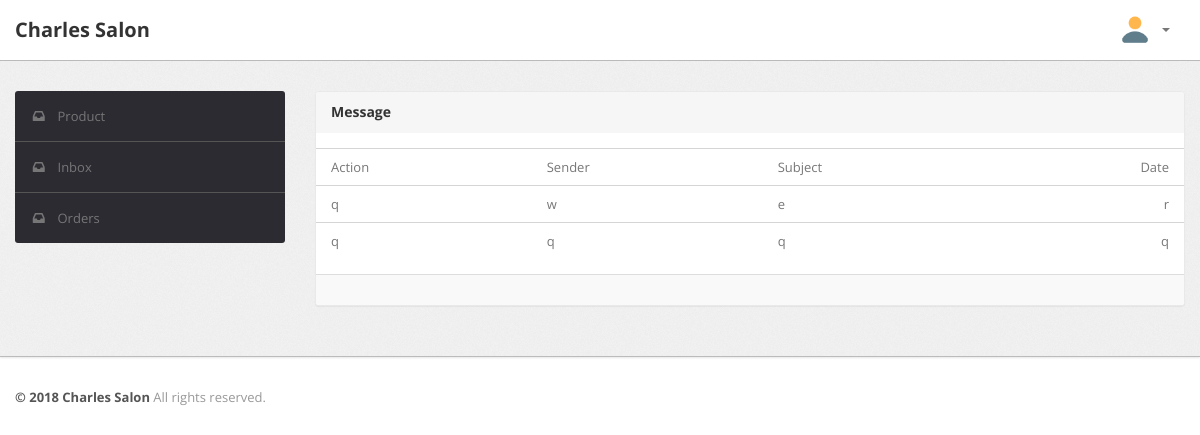
Page /inbox.php on the earlier database version.
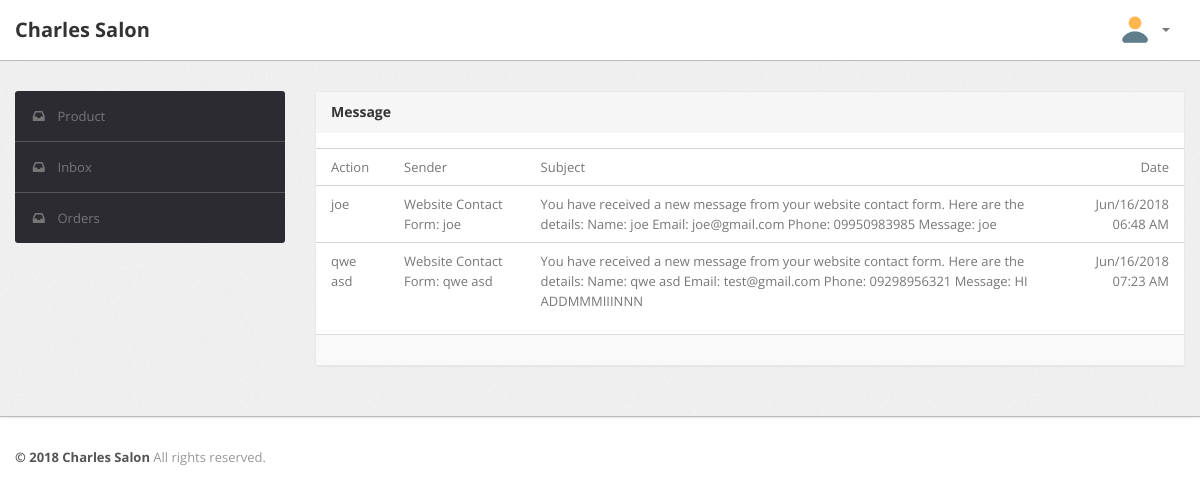
Same page on the later database version.
### tables this page shows
CREATE TABLE IF NOT EXISTS `inbox` (
  `id` int(11) NOT NULL AUTO_INCREMENT,
  `name` varchar(250) NOT NULL,
  `subject` varchar(250) NOT NULL,
  `body` varchar(250) NOT NULL,
  `date` varchar(250) NOT NULL,
  PRIMARY KEY (`id`)
);

### database/connect.php (called while the page is built, shortened)
<?php
function connection()
{
	$conn = mysqli_connect("localhost", "root", "", "salon");
	return $conn;
}

### repository/contact.php (the view, shortened to what this page needs)
<?php
include 'database/connect.php';
	?>
	<?php
function msglist()
{
	$sql = "SELECT * FROM inbox;";
	$result = mysqli_query(connection(), $sql);
	if (mysqli_num_rows($result) > 0) {
		while ($row = mysqli_fetch_assoc($result)) {
			?>
			<tr>
				<td class="cell-author hidden-phone hidden-tablet">
					<?php echo $row["name"]; ?>
				</td>
				<td class="cell-title">
					<?php echo $row["subject"]; ?>
				</td>
				<td class="cell-title">
					<?php echo $row["body"]; ?>
				</td>
				<td class="cell-time align-right">
					<?php echo $row["date"]; ?>
				</td>
			</tr>
			<?php
		}
	}
}

Differences in the rows shown:
changed inbox: name "q" → "joe"; subject "w" → "Website Contact Form: joe"; body "e" → "You have received a new message from your website contact form. Here are the details: Name: joe Email: joe@gmail.com Phone: 09950983985 Message: joe"; date "r" → "Jun/16/2018 06:48 AM"
changed inbox: name "q" → "qwe asd"; subject "q" → "Website Contact Form: qwe asd"; body "q" → "You have received a new message from your website contact form. Here are the details: Name: qwe asd Email: test@gmail.com Phone: 09298956321 Message: HI ADDMMMIIINNN"; date "q" → "Jun/16/2018 07:23 AM"
